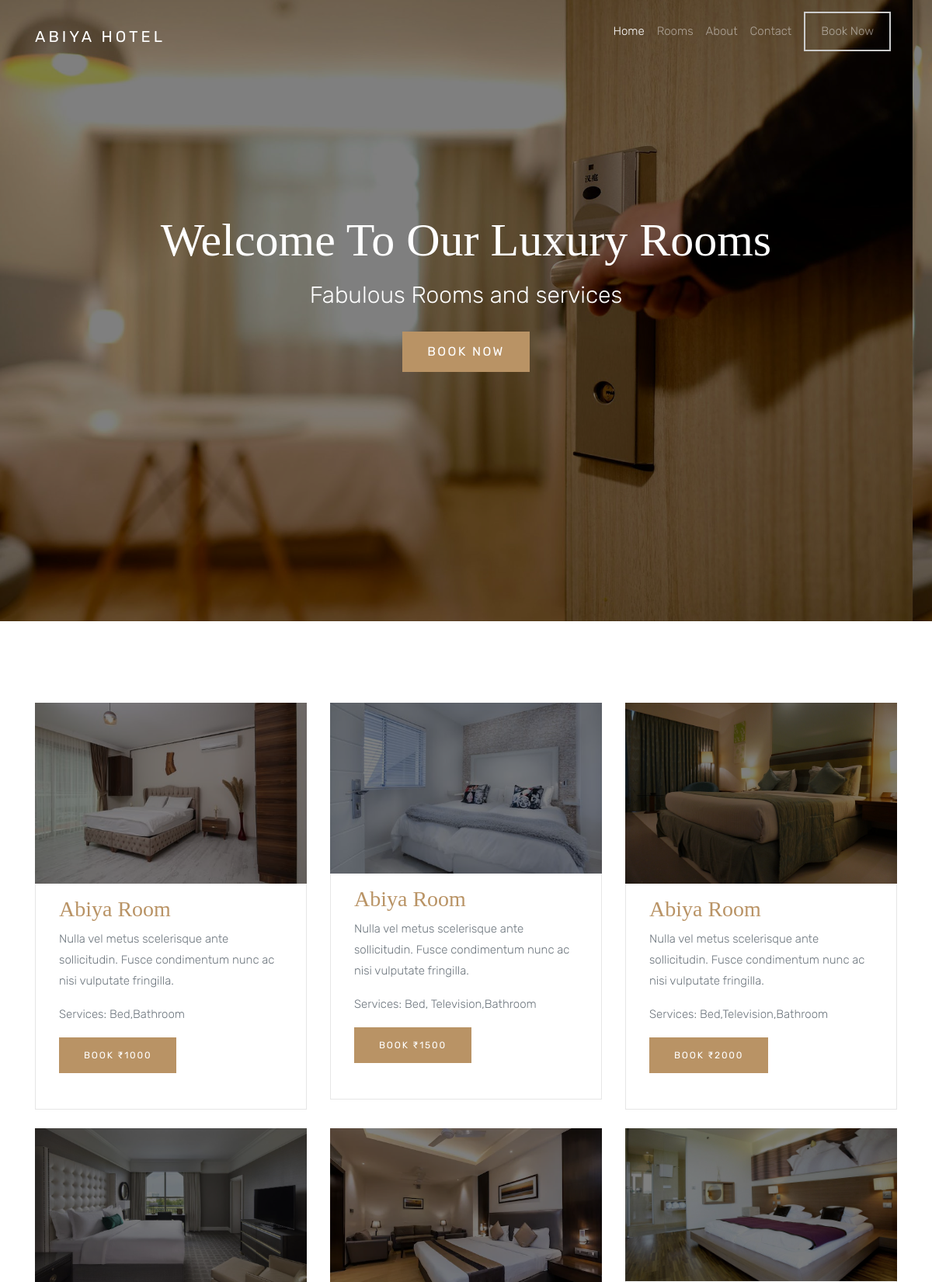
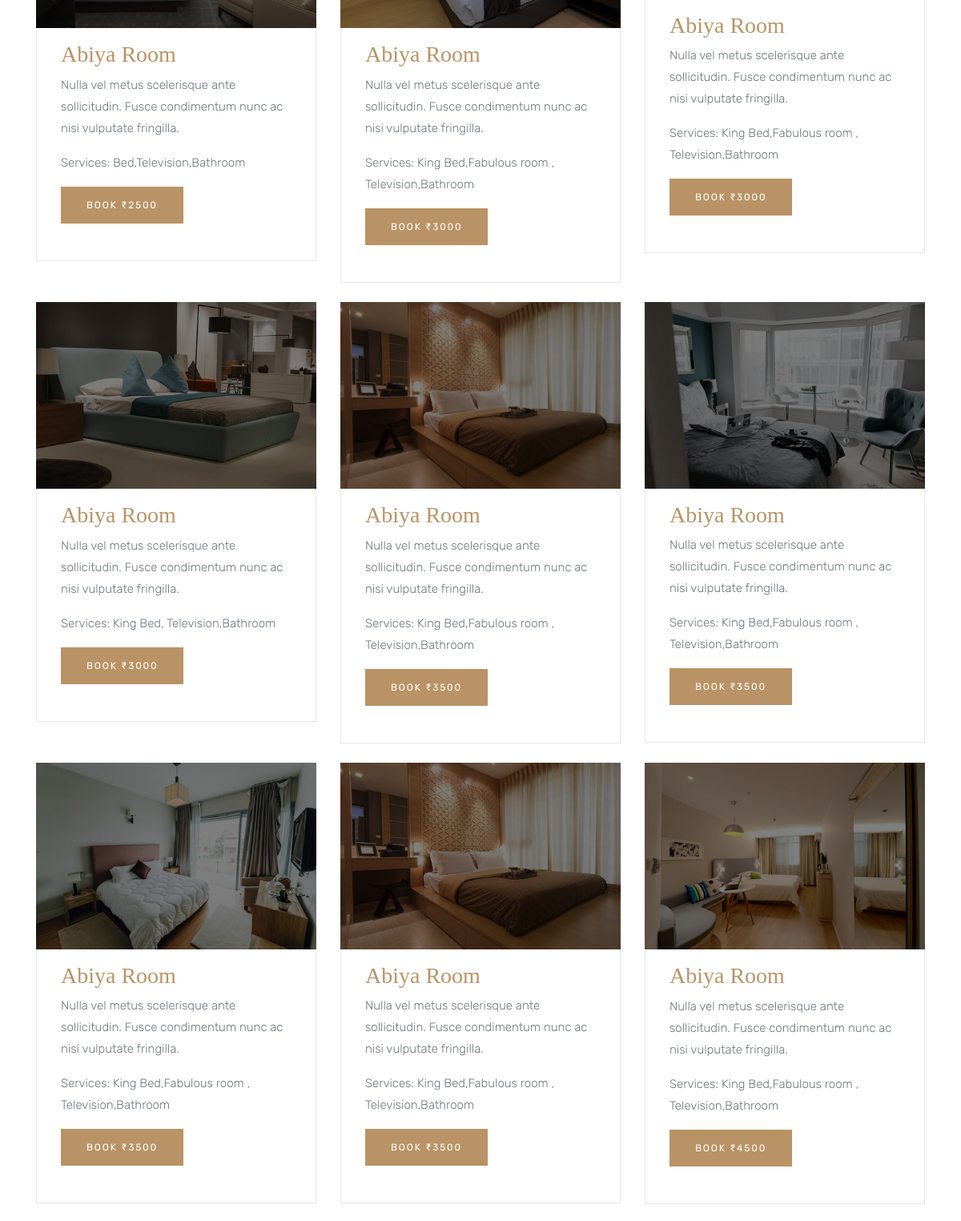
/rooms/ (upper part), run on the app's committed database (2 pictures, top to bottom).
### core/models.py (models this page shows)
class proom(models.Model):
    img=models.ImageField(upload_to='media')
    price=models.IntegerField()
    service=models.CharField(max_length=70,default='s')

### core/views.py (the view)
# urls.py: path('rooms/',views.room,name="rooms"),
def room(request):
    if request.method=='POST':
        fm=proomforms(request.POST,request.FILES)
        if fm.is_valid:
            fm.save()
    fm=proomforms()
    stud=proom.objects.all().order_by('price')
    return render(request,'rooms.html',{'fm':fm,'stud':stud})

### core/templates/rooms.html (shortened to what this page needs)
{% extends 'base.html' %}
{% load static %}
{% block content %}
  <section class="site-hero overlay" data-stellar-background-ratio="0.5" style="background-image: url('{% static "images/big_image_1.jpg" %}');">
      <div class="container">
        <div class="row align-items-center site-hero-inner justify-content-center">
          <div class="col-md-12 text-center">
            <div class="mb-5 element-animate">
              <h1>Welcome To Our Luxury Rooms</h1>
              <p> Fabulous Rooms and services</p>
              <p><a href="{% url 'booknow' %}" class="btn btn-primary">Book Now</a></p>
            </div>
          </div>
        </div>
      </div>
    </section>
<form action="" method="post" enctype="multipart/form-data">
    <section class="site-section">
      <div class="container">
        <div class="row">
          {% for stud in stud %}
          <div class="col-md-4 mb-4">
            <div class="media d-block room mb-0">
              <figure>
                <img src="{{stud.img.url}}" alt="Generic placeholder image" class="img-fluid"></a>
              </figure>
              <div class="media-body">
                <h3 class="mt-0"><a href="{{stud.img.url}}">Abiya Room</a></h3>
                <p>Nulla vel metus scelerisque ante sollicitudin. Fusce condimentum nunc ac nisi vulputate fringilla. </p>
                <p>Services: {{stud.service}}</p>
                <p><a href="#" class="btn btn-primary btn-sm">BOOK ₹{{stud.price}}</a></p>
              </div>
            </div>
          </div>
          {% endfor %}
        </div>
      </div>
    </section>
</form>
  {% endblock content %}

### core/templates/base.html (shortened to what this page needs)
<!doctype html>
{% load static %}
<html lang="en">
  <head>
    <link href="https://maxcdn.bootstrapcdn.com/font-awesome/4.2.0/css/font-awesome.min.css" rel="stylesheet">
    <link rel="stylesheet" href="{% static 'css/bootstrap.css' %}">
    <link rel="stylesheet" href="{% static 'css/animate.css' %}">
    <link rel="stylesheet" href="{% static 'css/owl.carousel.min.css' %}">
    <link rel="stylesheet" href="{% static 'css/magnific-popup.css' %}">
    <link rel="stylesheet" href="{% static 'css/style.css' %}">
  </head>
  <body>
    <header role="banner">
      <nav class="navbar navbar-expand-md navbar-dark bg-light">
        <div class="container">
          <a class="navbar-brand">Abiya Hotel</a>
          <div class="collapse navbar-collapse navbar-light" id="navbarsExample05">
            <ul class="navbar-nav ml-auto pl-lg-5 pl-0">
              <li class="nav-item">
                <a class="nav-link active" href="{% url 'home' %}">Home</a>
              </li>
              <li class="nav-item">
                <a class="nav-link" href="{% url 'rooms' %}">Rooms</a>
              </li>
              <li class="nav-item">
                <a class="nav-link" href="{% url 'about' %}">About</a>
              </li>
              <li class="nav-item">
                <a class="nav-link" href="{% url 'contact' %}">Contact</a>
              </li>
               <li class="nav-item cta">
                <a class="nav-link" href="{% url 'booknow' %}"><span>Book Now</span></a>
              </li>
            </ul>
          </div>
        </div>
      </nav>
    </header>
{% block content %}
{% endblock content  %}
  </body>
</html>

### core/static/css/style.css (style rules this page uses)
body { background: #fff; font-family: "Rubik", arial, sans-serif; font-weight: 300; font-size: 15px; line-height: 1.8; color: #6c757d; }
a { -webkit-transition: .3s all ease; -o-transition: .3s all ease; transition: .3s all ease; text-decoration: none; }
h1, h2, h3, h4, h5 { color: #000; font-family: "Playfair Display", times, serif; }
header { position: absolute; top: 0; left: 0; width: 100%; z-index: 5; }
header .navbar-brand { text-transform: uppercase; letter-spacing: .2em; font-weight: 400; color: #fff !important; }
header .navbar { padding-top: 0; padding-bottom: 0; background: transparent !important; }
header .navbar .nav-link { padding: 1.7rem 1rem; outline: none !important; }
header .navbar .nav-link.active { color: #fff !important; }
header .navbar .cta { float: right; }
header .navbar .cta > a { margin-top: -12px; position: relative; }
header .navbar .cta > a span { display: inline-block; padding: 10px 20px; border: 2px solid #ccc; }
.site-hero { background-size: cover; background-position: center center; min-height: 750px; height: 100vh; }
.site-hero > .container { position: relative; z-index: 2; }
.site-hero.overlay { position: relative; }
.site-hero.overlay:before { content: ""; background: rgba(0, 0, 0, 0.5); width: 100%; z-index: 1; position: absolute; top: 0; left: 0; right: 0; bottom: 0; }
.site-hero.overlay h1, .site-hero.overlay p { color: #fff; }
.site-hero.overlay h1 { font-size: 60px; }
.site-hero.overlay p { font-size: 30px; }
.site-hero .site-hero-inner { min-height: 750px; height: 100vh; }
.room { background: #fff; margin-bottom: 30px; }
.room figure { position: relative; float: left; overflow: hidden; }
.room figure:after { position: absolute; top: 0; left: 0; right: 0; bottom: 0; background: #000; opacity: .5; content: ""; }
.room .media-body { padding: 30px; border: 1px solid #e6e6e6; border-top: none; }
.site-section { padding: 7em 0; }
.btn, .form-control { outline: none; -webkit-box-shadow: none !important; box-shadow: none !important; border-radius: 0; }
.btn { -webkit-transition: .3s all ease; -o-transition: .3s all ease; transition: .3s all ease; padding: 12px 30px; text-transform: uppercase; letter-spacing: .15em; }
.btn.btn-primary { color: #fff; border-width: 2px; }
.btn.btn-sm { font-size: 12px; }
.element-animate { opacity: 0; visibility: hidden; }

### data on the page
proom: img (picture), service "Bed,Bathroom", price "1000"
proom: img (picture), service "Bed, Television,Bathroom", price "1500"
proom: img (picture), service "Bed,Television,Bathroom", price "2000"
proom: img (picture), service "Bed,Television,Bathroom", price "2500"
proom: img (picture), service "King Bed,Fabulous room , Television,Bathroom", price "3000"
proom: img (picture), service "King Bed,Fabulous room , Television,Bathroom", price "3000"
proom: img (picture), service "King Bed, Television,Bathroom", price "3000"
proom: img (picture), service "King Bed,Fabulous room , Television,Bathroom", price "3500"
proom: img (picture), service "King Bed,Fabulous room , Television,Bathroom", price "3500"
proom: img (picture), service "King Bed,Fabulous room , Television,Bathroom", price "3500"
proom: img (picture), service "King Bed,Fabulous room , Television,Bathroom", price "3500"
proom: img (picture), service "King Bed,Fabulous room , Television,Bathroom", price "4500"
